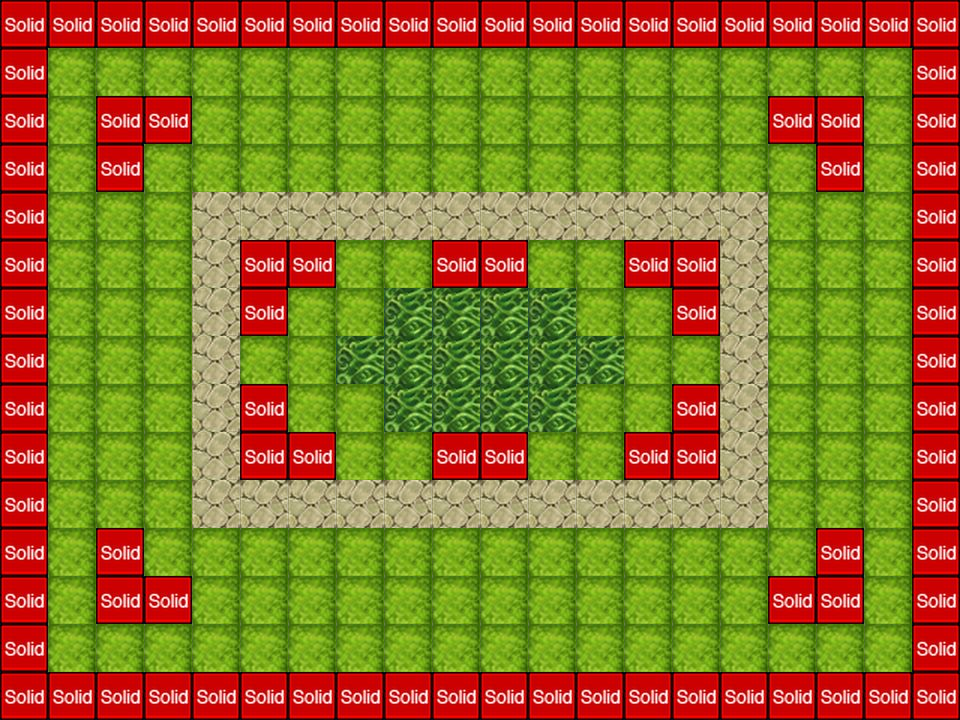

A level layout from a 2D game, rendered from its tile map. Below: a short description, then the map file with tile-grid data replaced by summaries:
An orthogonal 20x15 tile map with 48x48 px tiles, 2 tile layers (background, collision), 2 tilesets and 1 object (mainPlayer).

<map version="1.0" orientation="orthogonal" width="20" height="15" tilewidth="48" tileheight="48">
 <tileset firstgid="1" name="metatiles48x48" tilewidth="48" tileheight="48">
  <image source="metatiles48x48.jpg" width="240" height="48" />
  <tile id="0">
   <properties>
    <property name="type" value="solid" />
   </properties>
  </tile>
 </tileset>
 <tileset firstgid="6" name="tile48x48" tilewidth="48" tileheight="48">
  <image source="tile48x48.jpg" width="768" height="720" />
 </tileset>
 <layer name="background" width="20" height="15">
  <data>[300 cells, 300 non-empty, 6 distinct tile ids]</data>
 </layer>
 <layer name="collision" width="20" height="15">
  <data>[300 cells, 94 non-empty, 1 distinct tile ids]</data>
 </layer>
 <objectgroup name="entities" width="20" height="15">
  <object name="mainPlayer" x="432" y="336" width="48" height="48">
   <properties>
    <property name="image" value="player" />
    <property name="spriteheight" value="48" />
    <property name="spritewidth" value="48" />
   </properties>
  </object>
 </objectgroup>
</map>